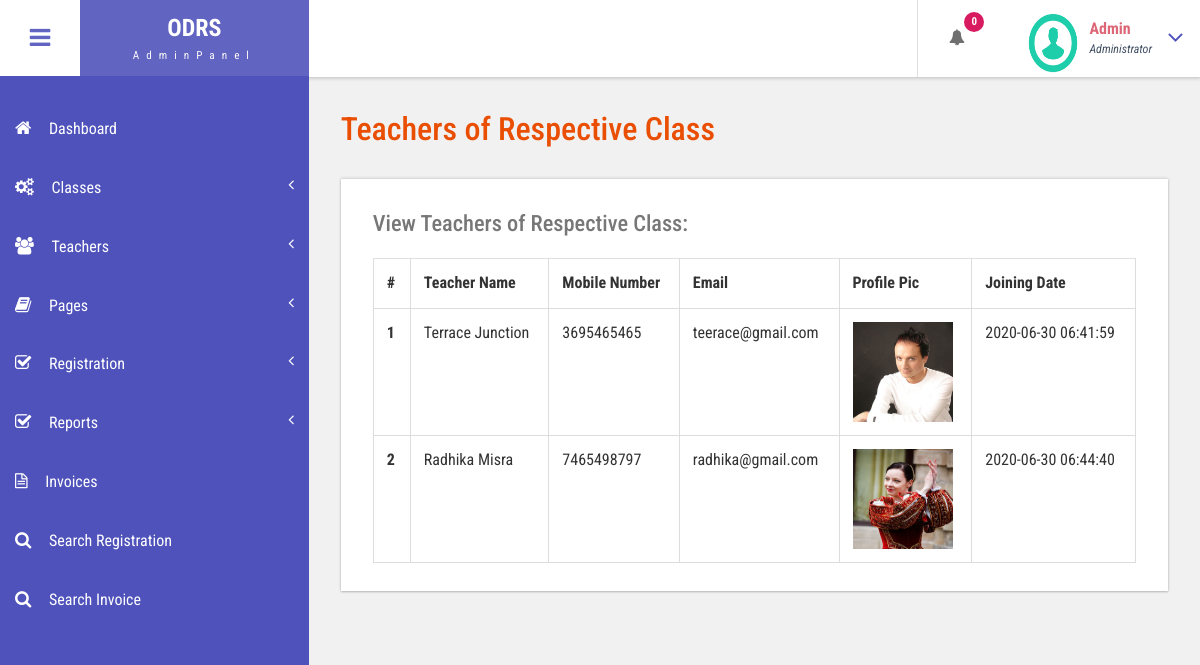
Page /odrs/admin/view-teacherdetails.php?tviewid=3 (signed in) on the committed database.
### tables this page shows
CREATE TABLE `tblteachers` (
  `ID` int(10) NOT NULL,
  `Classid` int(5) DEFAULT NULL,
  `Name` varchar(200) DEFAULT NULL,
  `MobileNumber` bigint(10) DEFAULT NULL,
  `Email` varchar(200) DEFAULT NULL,
  `ProfilePic` varchar(200) DEFAULT NULL,
  `JoiningDate` timestamp NULL DEFAULT current_timestamp()
);

### odrs/admin/view-teacherdetails.php (the view, shortened to what this page needs)
<?php
include('includes/dbconnection.php');
    if (strlen($_SESSION['odrsaid']==0)) {
  header('location:logout.php');
  } else{
  ?>
<!DOCTYPE HTML>
<html>
<head>
<link href="css/bootstrap.css" rel='stylesheet' type='text/css' />
<link href="css/style.css" rel='stylesheet' type='text/css' />
<link href="css/font-awesome.css" rel="stylesheet">
<link href="css/animate.css" rel="stylesheet" type="text/css" media="all">
<link href="css/custom.css" rel="stylesheet">
</head>
<body class="cbp-spmenu-push">
	<div class="main-content">
		 <?php include_once('includes/sidebar.php');?>
		 <?php include_once('includes/header.php');?>
		<div id="page-wrapper">
			<div class="main-page">
				<div class="tables">
					<h3 class="title1">Teachers of Respective Class</h3>
					<div class="table-responsive bs-example widget-shadow">
						<h4>View Teachers of Respective Class:</h4>
   <table class="table table-bordered">
   <tr><th>#</th>
   <th>Teacher Name</th>
   <th>Mobile Number</th>
   <th>Email</th>
   <th>Profile Pic</th>
   <th>Joining Date</th>
   </tr>
   <?php
$tvid=$_GET['tviewid'];
$ret=mysqli_query($con,"select * from tblteachers where Classid='$tvid'");
$cnt=1;
while ($row=mysqli_fetch_array($ret)) {
?>
 <tr><th scope="row"><?php echo $cnt;?></th>
    <td><?php  echo $row['Name'];?></td>
    <td><?php  echo $row['MobileNumber'];?></td>
    <td><?php  echo $row['Email'];?></td>
    <td><img src="images/<?php  echo $row['ProfilePic'];?>" height="100" width="100"></td>
    <td><?php  echo $row['JoiningDate'];?></td>
  </tr>
<?php
$cnt=$cnt+1;
 } ?>
   </table>
					</div>
				</div>
			</div>
		</div>
	</div>
</body>
</html>
<?php }  ?>

### odrs/admin/includes/sidebar.php (shortened to what this page needs)
<div class=" sidebar" role="navigation">
          <div class="navbar-collapse">
      <nav class="cbp-spmenu cbp-spmenu-vertical cbp-spmenu-left" id="cbp-spmenu-s1">
        <ul class="nav" id="side-menu">
          <li>
            <a href="dashboard.php"><i class="fa fa-home nav_icon"></i>Dashboard</a>
          </li>
          <li>
            <a href="add-classes.php"><i class="fa fa-cogs nav_icon"></i>Classes<span class="fa arrow"></span> </a>
          </li>
          <li>
            <a href="add-classes.php"><i class="fa fa-users nav_icon"></i>Teachers<span class="fa arrow"></span> </a>
          </li>
          <li class="">
            <a href="about-us.php"><i class="fa fa-book nav_icon"></i>Pages <span class="fa arrow"></span></a>
          </li>
          <li>
            <a href="all-appointment.php"><i class="fa fa-check-square-o nav_icon"></i>Registration<span class="fa arrow"></span></a>
          </li>
            <li>
            <a href="#"><i class="fa fa-check-square-o nav_icon"></i>Reports<span class="fa arrow"></span></a>
          </li>
  <li>
            <a href="invoices.php" class="chart-nav"><i class="fa fa-file-text-o nav_icon"></i>Invoices</a>
          </li>
          <li>
            <a href="search-registration.php" class="chart-nav"><i class="fa fa-search nav_icon"></i>Search Registration</a>
          </li>
          <li>
            <a href="search-invoices.php" class="chart-nav"><i class="fa fa-search nav_icon"></i>Search Invoice</a>
          </li>
        </ul>
      </nav>
    </div>
  </div>

### odrs/admin/includes/header.php (shortened to what this page needs)
<div class="sticky-header header-section ">
      <div class="header-left">
        <button id="showLeftPush"><i class="fa fa-bars"></i></button>
        <div class="logo">
          <a href="index.html">
            <h1>ODRS</h1>
            <span>AdminPanel</span>
          </a>
        </div>
      </div>
      <div class="header-right">
        <div class="profile_details_left">
          <ul class="nofitications-dropdown">
            <?php
$ret1=mysqli_query($con,"select * from  tblregistration where Status is null");
$num=mysqli_num_rows($ret1);
?>
            <li class="dropdown head-dpdn">
              <a href="#" class="dropdown-toggle" data-toggle="dropdown" aria-expanded="false"><i class="fa fa-bell"></i><span class="badge blue"><?php echo $num;?></span></a>
            </li>
          </ul>
          <div class="clearfix"> </div>
        </div>
        <div class="profile_details">
        <?php
$adid=$_SESSION['odrsaid'];
$ret=mysqli_query($con,"select AdminName from tbladmin where ID='$adid'");
$row=mysqli_fetch_array($ret);
$name=$row['AdminName'];
?>
          <ul>
            <li class="dropdown profile_details_drop">
              <a href="#" class="dropdown-toggle" data-toggle="dropdown" aria-expanded="false">
                <div class="profile_img">
                  <span class="prfil-img"><img src="images/download (1).png" alt="" width="50" height="60"> </span>
                  <div class="user-name">
                    <p><?php echo $name; ?></p>
                    <span>Administrator</span>
                  </div>
                  <i class="fa fa-angle-down lnr"></i>
                  <div class="clearfix"></div>
                </div>
              </a>
            </li>
          </ul>
        </div>
      </div>
      <div class="clearfix"> </div>
    </div>

### odrs/admin/css/custom.css (style rules this page uses)
#page-wrapper { padding:7em 2em 2.5em; background-color: #F1F1F1; }
.sidebar .arrow { float: right; }
.sidebar .fa.arrow:before { content: "\f104"; }

### rows in the picture
tblteachers: Name "Terrace Junction", MobileNumber "3695465465", Email "teerace@gmail.com", ProfilePic (picture), JoiningDate "2020-06-30 06:41:59"
tblteachers: Name "Radhika Misra", MobileNumber "7465498797", Email "radhika@gmail.com", ProfilePic (picture), JoiningDate "2020-06-30 06:44:40"

### other values in the picture
$num "0"
$name "Admin"
